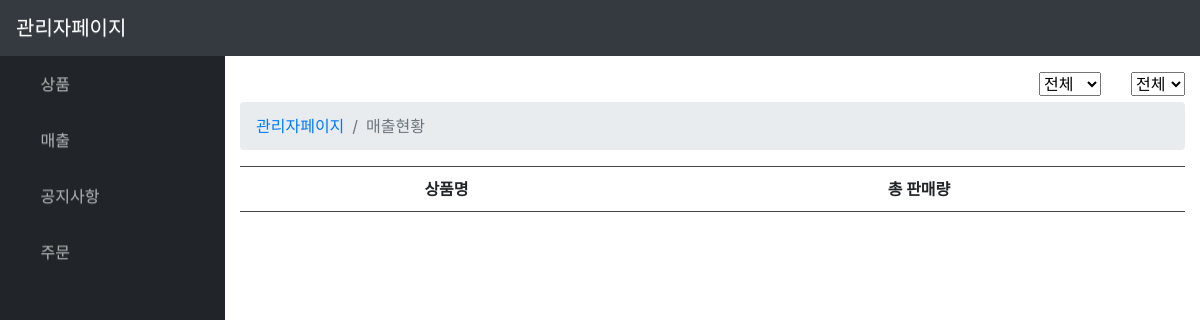
/manage/manage_Sales_Status/ (signed in), run on an earlier commit of the app's database.
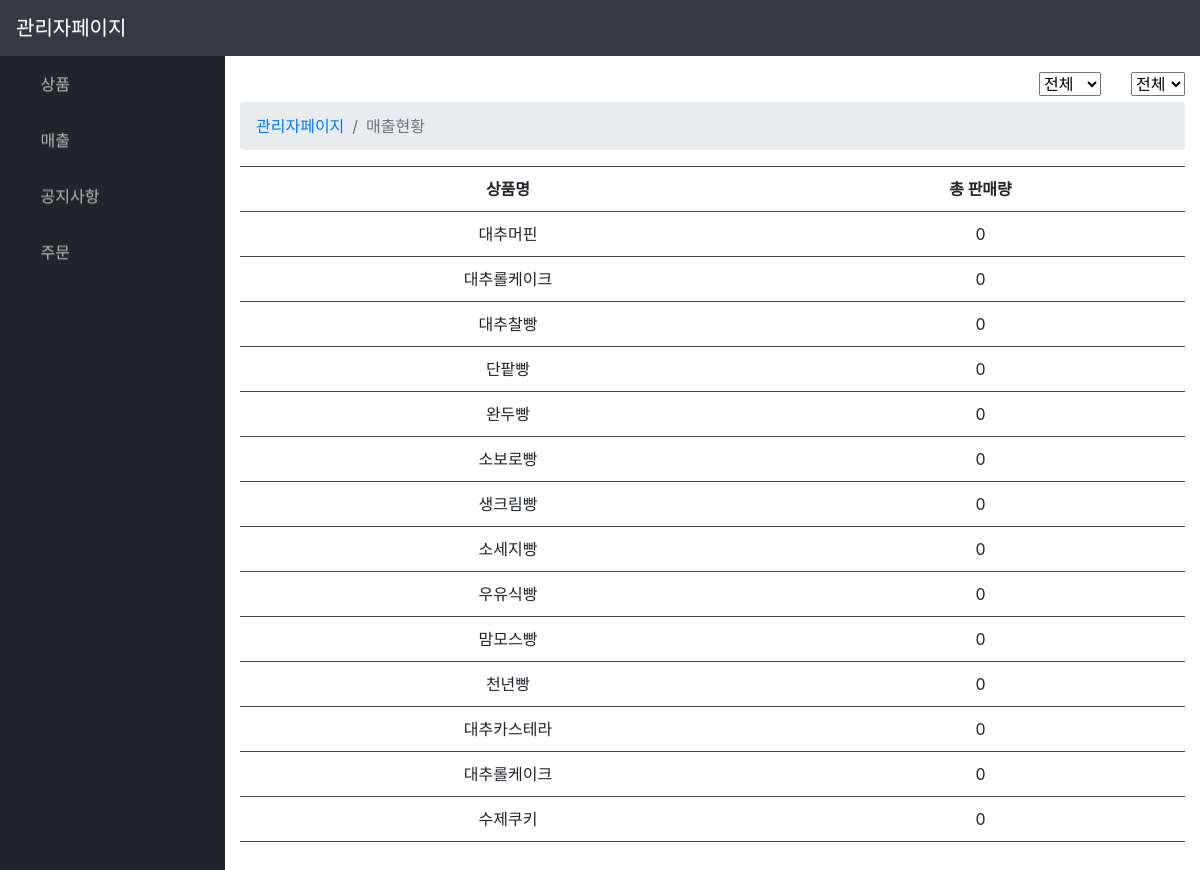
And on a later commit of the database.
### boeun_bread/models.py (models this page shows, shortened)
class Product(models.Model):
    PRODUCT_KIND =(
        ('1','제빵'),
        ('2','제과'),
        ('3','선물세트'),
    )
    P_img        = models.ImageField(upload_to="bread_img/",null=True,blank=True)
    P_name       = models.CharField(max_length=50)
    P_price      = models.IntegerField(default=0)
    P_nutrition  = models.TextField(null=True, blank=True)
    P_info       = models.TextField(null=True, blank=True)
    P_sales      = models.IntegerField(default=0) # 판매량
    P_newProduct = models.BooleanField(default=False) #True : 신제품
    P_kind       = models.CharField(max_length=1,choices=PRODUCT_KIND) #상품종류

### boeun_bread/views.py (the view)
# urls.py: path('manage/manage_Sales_Status/',views.manage_Sales_Status,name="manage_Sales_Status"),
@login_required
def manage_Sales_Status(request):
    prod = Product.objects.all()
    return render(request, 'manage/manage_Sales_Status.html',{'prod':prod})

### boeun_bread/templates/manage/manage_Sales_Status.html (shortened to what this page needs)
{% extends 'manage/manage_base.html'%}
{% load extra %}
{% block manage_content %}
<div style="float:right;">
  <select id="month">
    <option value="0">전체</option>
  </select>
</div>
<div style="float:right; margin-right:30px;">
  <select id="year">
    <option value="0">전체</option>
  </select>
</div>
<div id="pre_page">
  {% include 'manage/manage_Sales_Status_table.html' %}
</div>
{% endblock %}

### boeun_bread/templates/manage/manage_Sales_Status_table.html (shortened to what this page needs)
<div style="padding-top:30px;">
<ol class="breadcrumb">
    <li class="breadcrumb-item">
        <a href="{% url 'boeun_bread:manage' %}">관리자페이지</a>
    </li>
    <li class="breadcrumb-item active">매출현황</li>
</ol>
<div style="text-align:center;">
<table>
  <tr>
    <th>상품명</th>
    <th>총 판매량</th>
  </tr>
  {% for prod in prod %}
  <tr>
    <td>{{prod.P_name}}</td>
    <td>{{prod.P_sales}}</td>
  </tr>
  {% endfor %}
</table>
</div>
</div>

What changed in the data, as far as the page shows it:
added Product: P_name "대추머핀", P_sales "0"
added Product: P_name "대추롤케이크", P_sales "0"
added Product: P_name "대추찰빵", P_sales "0"
added Product: P_name "단팥빵", P_sales "0"
added Product: P_name "완두빵", P_sales "0"
added Product: P_name "소보로빵", P_sales "0"
added Product: P_name "생크림빵", P_sales "0"
added Product: P_name "소세지빵", P_sales "0"
added Product: P_name "우유식빵", P_sales "0"
added Product: P_name "맘모스빵", P_sales "0"
added Product: P_name "천년빵", P_sales "0"
added Product: P_name "대추카스테라", P_sales "0"
added Product: P_name "대추롤케이크", P_sales "0"
added Product: P_name "수제쿠키", P_sales "0"
